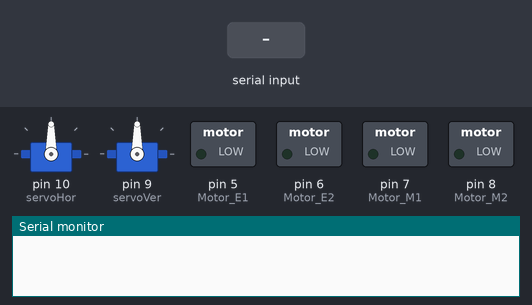
The sketch below on a simulated Arduino Uno, built with avr-gcc and run on an emulated ATmega328P. Parts: 2 × servo, switched loads named in the sketch (green lamp = pin HIGH), the last lines printed to the serial monitor. The test bench sets the inputs (shaded band).

Above: at 1.2 s.
1.3 s: "f" received over Serial
At 2.4 s:
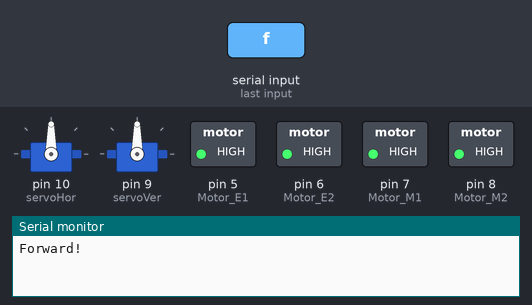
2.8 s: "b" received over Serial
At 3.5 s:
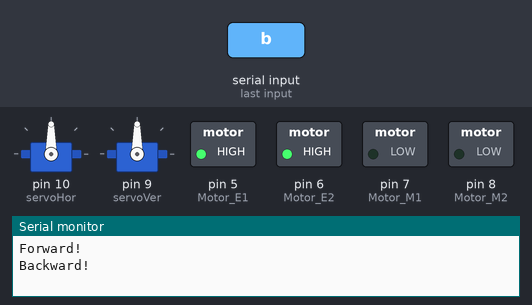
4.3 s: "l" received over Serial
At 4.7 s:
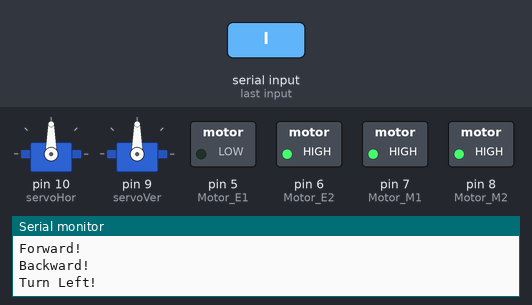
5.8 s: "r" received over Serial
At 7.0 s:
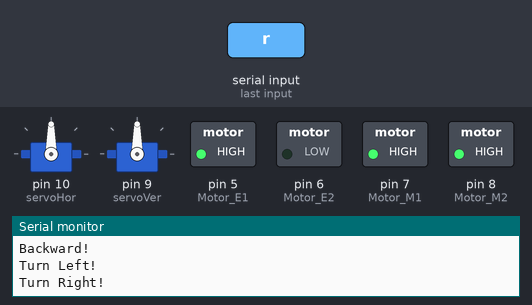
7.3 s: "s" received over Serial
At 8.1 s:
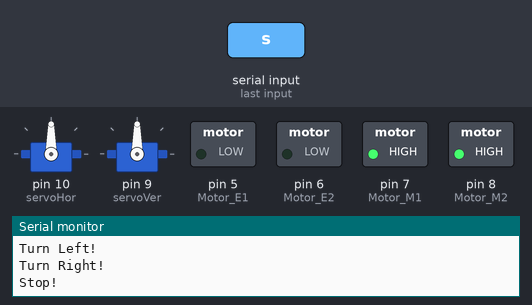
8.8 s: "x" received over Serial
At 9.3 s:
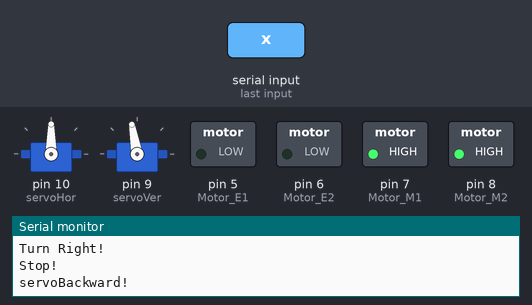
Timing chart, 0 to 11.3 s (numbered marks = the images above; inputs shaded):
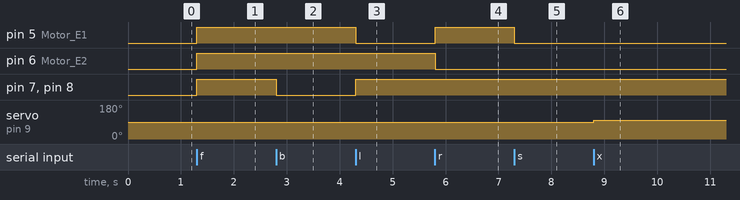

The sketch:

smartcar.ino
```cpp
/*
  Motoduino : Arduino with motors driver

   author: http://motoduino.com - Feb. 2012
*/
#include <Servo.h>

Servo servoHor;          // Define left servo
Servo servoVer;         // Define right servo
const int Motor_E1 = 5; // digital pin 5 of Arduino (PWM)
const int Motor_E2 = 6;  // digital pin 6 of Arduino (PWM)
const int Motor_M1 = 7;     // digital pin 7 of Arduino
const int Motor_M2 = 8;    // digital pin 8 of Arduino
char val;  // variable to receive data from the serial port(bluetooth)

int servoHorPos, servoVerPos;

void setup()
{
  // Start serial communication at 57600
  Serial.begin(9600);
  pinMode(Motor_M1, OUTPUT);
  pinMode(Motor_M2, OUTPUT);

  servoHor.attach(10);  // Set left servo to digital pin 10
  servoVer.attach(9);  // Set right servo to digital pin 9
  servoHorPos = servoVerPos = 90;
}

void loop()
{
  if(Serial.available())
  {
    val = Serial.read();
    switch(val)
    {
       case 'f':   // car forward
                forward(0, 255);
                break;
      case 'b':   // car backward
                backward(0, 255);
                break;
      case 'l':   // car turn left
                left(0, 255);
                break;
      case 'r':   // car turn right
                right(0, 255);
                break;
      case 's':   // car stop
                motorstop(0, 0);
                break;
      case 'w':   // ServoVer Forward
                servoHorPos = servoHorPos - 10;
                servoForward(servoHorPos);
                break;
      case 'x':   // ServoVer Backward
                servoHorPos = servoHorPos + 10;
                servoBackward(servoHorPos);
                break;
      case 'y':   // ServoHor turn left
                servoVerPos = servoVerPos + 10;
                servoLeft(servoVerPos);
                break;
      case 'z':   // ServoHor turn right
                servoVerPos = servoVerPos - 10;
                servoRight(servoVerPos);
                break;
      case 'o':   // ServoHor & ServoVer Original Position
                stopRobot();
                break;
    }

  }

}

// Motion routines for forward, reverse, turns, and stop
void servoBackward(int deg) {
  Serial.println("servoBackward!");
  if(deg < 10)
     deg = 10;
  servoVer.write(deg);
}

void servoForward(int deg) {
  Serial.println("servoForward!");
  if(deg > 160)
     deg = 160;
  servoVer.write(deg);
}

void servoLeft(int deg) {
  if(deg < 10)
     deg = 10;
  servoHor.write(deg);
  Serial.println("servoLeft!");
}
void servoRight(int deg) {
    if(deg > 160)
     deg = 160;
  servoHor.write(deg);
  Serial.println("servoRight!");
}

void stopRobot() {
  servoHor.write(90);
  servoVer.write(90);
}

void motorstop(byte flag, byte motorspeed)
{
  Serial.println("Stop!");
  digitalWrite( Motor_E1, motorspeed);
  digitalWrite( Motor_E2, motorspeed);

}

void forward(byte flag, byte motorspeed)
{
  Serial.println("Forward!");

  digitalWrite( Motor_M1, HIGH);
  digitalWrite( Motor_M2, HIGH);

  analogWrite( Motor_E1, motorspeed);
  analogWrite( Motor_E2, motorspeed);

}

void backward(byte flag, byte motorspeed)
{
  Serial.println("Backward!");

  digitalWrite( Motor_M1, LOW);
  digitalWrite( Motor_M2, LOW);

  analogWrite( Motor_E1, motorspeed);
  analogWrite( Motor_E2, motorspeed);

}

void right(byte flag, byte motorspeed)
{
  Serial.println("Turn Right! ");

  digitalWrite( Motor_M1, HIGH);
  digitalWrite( Motor_M2, HIGH);

  analogWrite( Motor_E1, motorspeed);
  analogWrite( Motor_E2, 0);

}

void left(byte flag, byte motorspeed)
{
  Serial.println("Turn Left!");

  digitalWrite( Motor_M1, HIGH);
  digitalWrite( Motor_M2, HIGH);

  analogWrite( Motor_E1, 0);
  analogWrite( Motor_E2, motorspeed);

}
```

Measured:
- after the input at 1.3 s, pin 5 (Motor_E1), pin 6 (Motor_E2), pin 7 (Motor_M1), pin 8 (Motor_M2): LOW → HIGH at once
- after the input at 2.8 s, pin 7 (Motor_M1), pin 8 (Motor_M2): HIGH → LOW at once
- after the input at 4.3 s, pin 5 (Motor_E1): HIGH → LOW at once; pin 7 (Motor_M1), pin 8 (Motor_M2): LOW → HIGH at once
- after the input at 5.8 s, pin 5 (Motor_E1): LOW → HIGH at once; pin 6 (Motor_E2): HIGH → LOW at once
- after the input at 7.3 s, pin 5 (Motor_E1): HIGH → LOW at once
- after the input at 8.8 s, servo on pin 9 (servoVer): 90° → 100° at once
